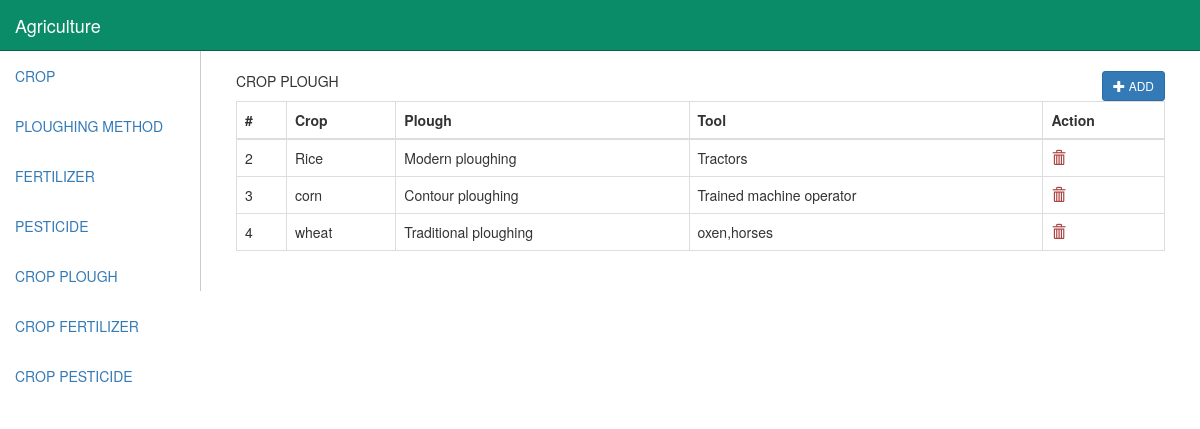
Screenshot of /ADMIN/cropplough.php (signed in) with the database file from the repository.
### tables this page shows
CREATE TABLE `crop_plough` (
  `id` int(11) NOT NULL,
  `crop_id` int(11) DEFAULT NULL,
  `plough_id` int(11) DEFAULT NULL
);

CREATE TABLE `crop` (
  `crop_id` int(11) NOT NULL,
  `name` varchar(32) DEFAULT NULL
);

CREATE TABLE `plough` (
  `plough_id` int(11) NOT NULL,
  `plough_name` varchar(32) DEFAULT NULL,
  `tool_name` varchar(32) DEFAULT NULL
);

### ADMIN/cropplough.php (the view, shortened to what this page needs)
<?php
  include 'db_connection.php';
?>
<!DOCTYPE html>
<html>
<head>
  <link rel="stylesheet" href="https://maxcdn.bootstrapcdn.com/bootstrap/3.3.7/css/bootstrap.min.css">
</head>
<body>
	<nav class="navbar navbar-inverse navbar-fixed-top" style="margin-bottom:0px;background-color: #0a8c68;border-color: #016549;">
		<div class="container-fluid">
			<div class="navbar-header">
				<a class="navbar-brand" href="#" style="color:#fff;">Agriculture</a>
			</div>
		</div>
	</nav>
	<div class="container-fluid" style="padding:0px;margin-top:51px;">
  		<div class="col-md-2" style="padding:0px;">
			<ul class="nav navbar-nav">
				<li class="active"><a href="index.php">CROP</a></li>
				<li><a href="plough.php">PLOUGHING METHOD</a></li>
				<li><a href="fertilizer.php">FERTILIZER</a></li>
				<li><a href="pesticide.php">PESTICIDE</a></li>
				<li><a href="cropplough.php">CROP PLOUGH</a></li>
				<li><a href="cropfertilizer.php">CROP FERTILIZER</a></li>
				<li><a href="croppesticide.php">CROP PESTICIDE</a></li>
			</ul>
		</div>
		<div class="col-md-10" style="padding:20px 20px; border-left: 1px solid #ccc;">
			<div class="col-md-12">
				<p> CROP PLOUGH
					<button type="button" class="btn btn-primary btn-sm pull-right" data-toggle="modal" data-target="#addcrop">
						<span class="glyphicon glyphicon-plus"></span> ADD
					</button>
				</p>
				<div class="table-responsive">
					<table class="table table-bordered">
						<thead>
							<tr>
								<th>#</th>
								<th>Crop</th>
								<th>Plough</th>
								<th>Tool</th>
								<th>Action</th>
							</tr>
						</thead>
						<?php
							$query = "SELECT * from crop, plough, crop_plough WHERE crop_plough.crop_id=crop.crop_id and crop_plough.plough_id=plough.plough_id";
							$result = mysqli_query($conn, $query);
							$count = $result->num_rows;
							if ($count > 0) {
								while($row = $result->fetch_assoc()){
								?>
								<tr>
									<td><?php echo $row["id"]?></td>
									<td><?php echo $row["name"]?></td>
									<td><?php echo $row["plough_name"]?></td>
									<td><?php echo $row["tool_name"]?></td>
									<td>
										<a href="javascript:void(0);" class="deletebtn" data-column="id" data-table="crop_plough" data-id="<?php echo $row["id"]?>">
											<span class="glyphicon glyphicon-trash text-danger"></span>
										</a>
									</td>
								</tr>
								<?php
								}
							} else {
								echo "<tr><td colspan='3'> No result found</td></tr>";
							}
						?>
					</table>
				</div>
			</div>
		</div>
	</div>
</body>
</html>

### ADMIN/cropplough.php (style rules this page uses)
table { background-color:white; }

### rows the page displays
crop_plough: id "2", crop.name "Rice", plough.plough_name "Modern ploughing", plough.tool_name "Tractors"
crop_plough: id "3", crop.name "corn", plough.plough_name "Contour ploughing", plough.tool_name "Trained machine operator"
crop_plough: id "4", crop.name "wheat", plough.plough_name "Traditional ploughing", plough.tool_name "oxen,horses"
